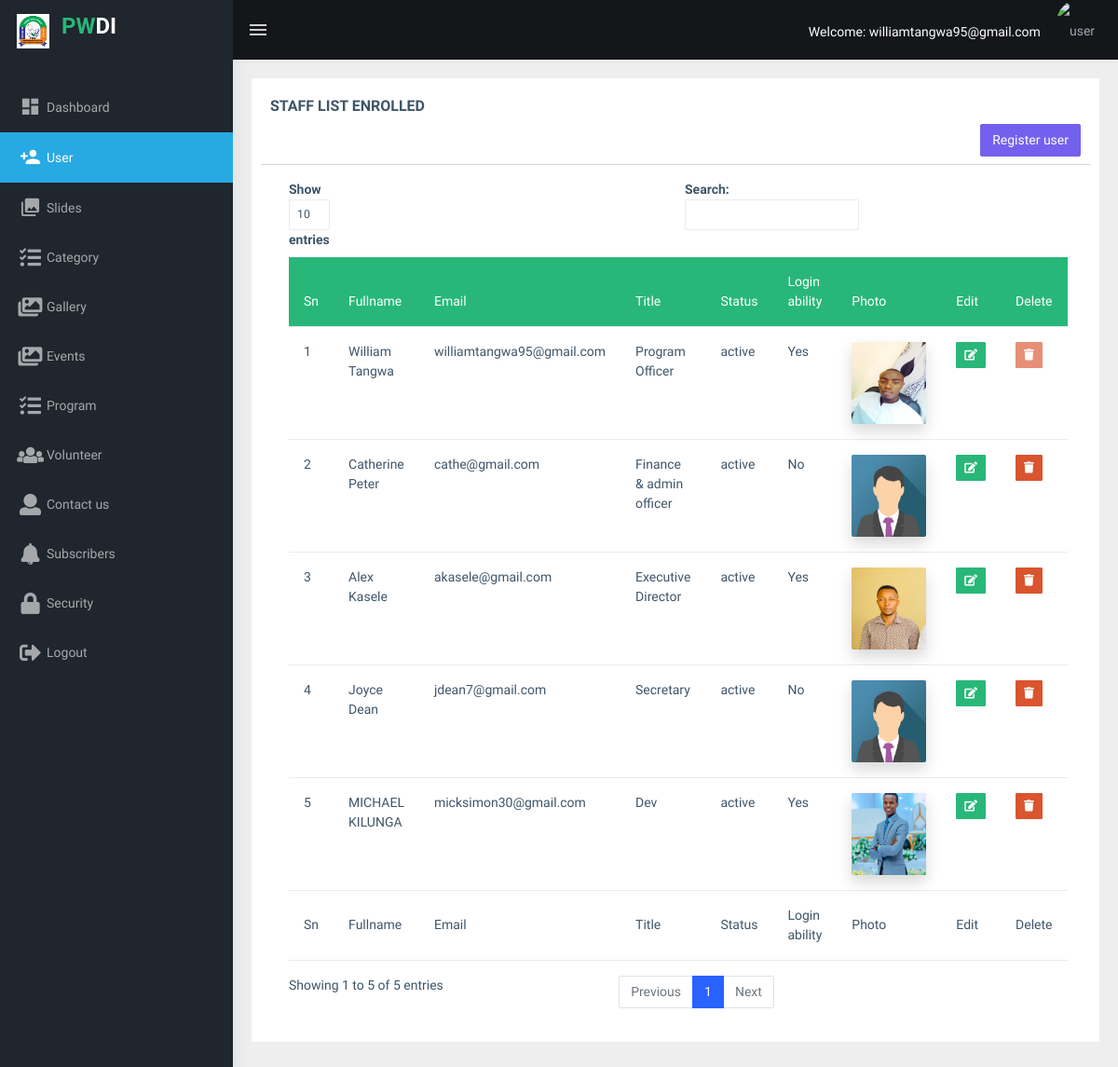
The page /admin/enroll-user.php (signed in) on the database its author committed.
### tables this page shows
CREATE TABLE `staff` (
  `staff_id` int(11) NOT NULL,
  `staff_name` varchar(500) NOT NULL,
  `staff_email` varchar(500) NOT NULL,
  `staff_password` varchar(500) NOT NULL,
  `staff_ability` enum('No','Yes') NOT NULL,
  `staff_title` varchar(500) NOT NULL,
  `staff_photo` varchar(500) NOT NULL,
  `staff_status` enum('active','inactive') NOT NULL
);

### admin/enroll-user.php (the view, shortened to what this page needs)
<!DOCTYPE html>
<html dir="ltr" lang="en">
      <?php
   include 'header.php';
   include_once 'include/pwdi_db.php';
  ?>
  <body>
    <?php
   include 'button.php';
  ?>
      <div class="page-wrapper">
        <div class="container-fluid">
            <?php
   if(!empty($_GET['id'])){
      ?>
       <?php
                          $sqliu="SELECT * FROM staff WHERE staff_id='$_GET[id]'";
                           $resultu=mysqli_query($conn,$sqliu);;
                           $user=mysqli_fetch_assoc($resultu);
                              ?>
    <!--   <script type="text/javascript">
        alert('Id ipo');
      </script> -->
              <div class="card">
                <div class="card-body">
                  <h3 class="card-title text-center">Edit user details</h3>
                <form method="POST" action="" enctype="multipart/form-data">
                  <div class="form-group">
                    <label>Fullname</label>
                        <input type="text" class="form-control" placeholder="Enter fullname" name="fullname" value="<?php echo $user['staff_name']; ?>" required />
                      </div>
                      <div class="form-group">
                        <label>Title</label>
                         <input type="text" class="form-control" placeholder="Enter title" name="titles" value="<?php echo $user['staff_title']; ?>" required />
                      </div>
                        <div class="form-group">
                        <label> Email</label>
                        <input type="email" class="form-control" placeholder="Enter email" name="email" value="<?php echo $user['staff_email']; ?>" required />
                        <input type="email" class="form-control" placeholder="Enter email" name="email2" value="<?php echo $user['staff_email']; ?>" required hidden/>
                      </div>
                      <div class="form-group">
                        <label>Ability to login</label
                        >
                           <select
                            class="select2 form-select shadow-none"
                            style="width: 100%; height: 36px" name="ability">
                            <option value="" selected>Select ability</option>
                            <?php if($user['staff_ability'] == 'Yes'){
                              ?>
                              <option selected>Yes</option>
                              <option>No</option>
                              <?php
                            }else{
                               ?>
                              <option >Yes</option>
                              <option selected>No</option>
                              <?php
                            } ?>
                          </select>
                      </div>
                        <div class="form-group">
                        <label>Select status</label
                        >
                           <select
                            class="select2 form-select shadow-none"
                            style="width: 100%; height: 36px" name="status">
                            <option value="" selected>Select</option>
                               <?php if($user['staff_status'] == 'active'){
                              ?>
                              <option value="active" selected>Active</option>
                              <option value="inactive">Inactive</option>
                              <?php
                            }else{
                               ?>
                              <option value="active">Active</option>
                              <option value="inactive" selected>Inactive</option>
                              <?php
                            } ?>
                          </select>
                      </div>
                        <div class="form-group">
                        <label>Upload photo</label><br>
                        <input type="file" class="custom-file-input" name="file" accept="image/*"/>
                      </div>
                      <div class="card-action">
                  <button class="btn btn-md btn-success text-white"  type="submit" name="edit">Submit</button>&nbsp;<a href="enroll-user.php" class="btn btn-md btn-danger text-white">Back</a>
                </div>
                </form>
                </div>
              </div>
      <?php
   }else{
          ?>
          <div class="row">
            <div class="col-12">
              <div class="card">
                <div class="card-body">
                  <div class="row">
                    <h5 class="card-title">STAFF LIST ENROLLED</h5>
                    <span class="text-end">
                      <button type="button" class="btn btn-primary" data-bs-toggle="modal" data-bs-target="#myModal">Register user</button>
                    </span>
                    <hr class="mt-2">
                  </div>
                  <div class="table-responsive">
                    <table
                      id="zero_config"
                      class="table table-hover table-sm"
                    >
                      <thead>
                        <tr class="bg-success">
                          <th class="text-white">Sn</th>
                          <th class="text-white">Fullname</th>
                          <th class="text-white">Email</th>
                          <th class="text-white">Title</th>
                          <th class="text-white">Status</th>
                          <th class="text-white">Login ability</th>
                          <th class="text-white">Photo</th>
                          <th class="text-white">Edit</th>
                          <th class="text-white">Delete</th>
                        </tr>
                      </thead>
                      <tbody>
                        <?php
                          $sqli="SELECT * FROM staff ORDER BY staff_status ASC";
                           $result=mysqli_query($conn,$sqli);
                           $count=mysqli_num_rows($result);
                           $i=1;
                           while ($i<=$count){
                           while ($row=mysqli_fetch_assoc($result)){
                              ?>
                              <tr>
                          <td><?php echo $i; ?></td>
                          <td><?php echo $row['staff_name']; ?></td>
                          <td><?php echo $row['staff_email']; ?></td>
                          <td><?php echo $row['staff_title']; ?></td>
                          <td><?php echo $row['staff_status']; ?></td>
                          <td><?php echo $row['staff_ability']; ?></td>
                          <td><img src="<?php echo $row['staff_photo']; ?>" class="shadow p-0 mb-0 bg-body rounded" style="height: 11vh; width: 10vh;"></td>
                          <form method="POST" action="" class="form-inline">
                            <td><a href="enroll-user.php?id=<?php echo $row['staff_id']; ?>"  class="btn btn-sm btn-success text-white"><span class="fas fa-edit"></span></a></td>
                              <td>
                                <?php
                                  if ($_SESSION['admin_id'] == $row['staff_id']){
                                    ?>
                                      <button type="submit" name="delete" class="btn btn-sm btn-danger text-white" disabled><span class="fas fa-trash" ></span>
                                      </button>
                                <?php
                                  }else{
                                ?>
                                <button  onclick="return confirm('Are you sure you want to delete <?php echo $row['staff_name'];  ?>')" type="submit" name="delete" class="btn btn-sm btn-danger"><span class="fas fa-trash"></span></button>
                              <?php } ?>
                              </td>
                          </form>
                        </tr>
                      <?php
                             $i++;
                              }
                            }
                         ?>
                      </tbody>
                       <tfoot>
                         <tr>
                          <th>Sn</th>
                          <th>Fullname</th>
                          <th>Email</th>
                          <th>Title</th>
                          <th>Status</th>
                          <th>Login ability</th>
                          <th>Photo</th>
                          <th>Edit</th>
                          <th>Delete</th>
                         </tr>
                       </tfoot>
                    </table>
                  </div>
                </div>
              </div>
            </div>
          </div>
              <?php
   }
  ?>
        </div>
      </div>
  </body>
</html>

### rows shown on the page
staff: staff_name "William Tangwa", staff_email "williamtangwa95@gmail.com", staff_title "Program Officer", staff_status "active", staff_ability "Yes", staff_photo (picture)
staff: staff_name "Catherine Peter", staff_email "cathe@gmail.com", staff_title "Finance & admin officer", staff_status "active", staff_ability "No", staff_photo (picture)
staff: staff_name "Alex Kasele", staff_email "akasele@gmail.com", staff_title "Executive Director", staff_status "active", staff_ability "Yes", staff_photo (picture)
staff: staff_name "Joyce Dean", staff_email "jdean7@gmail.com", staff_title "Secretary", staff_status "active", staff_ability "No", staff_photo (picture)
staff: staff_name "MICHAEL KILUNGA", staff_email "micksimon30@gmail.com", staff_title "Dev", staff_status "active", staff_ability "Yes", staff_photo (picture)

### other values the page prints
$_SESSION['user_email'] "williamtangwa95@gmail.com"
